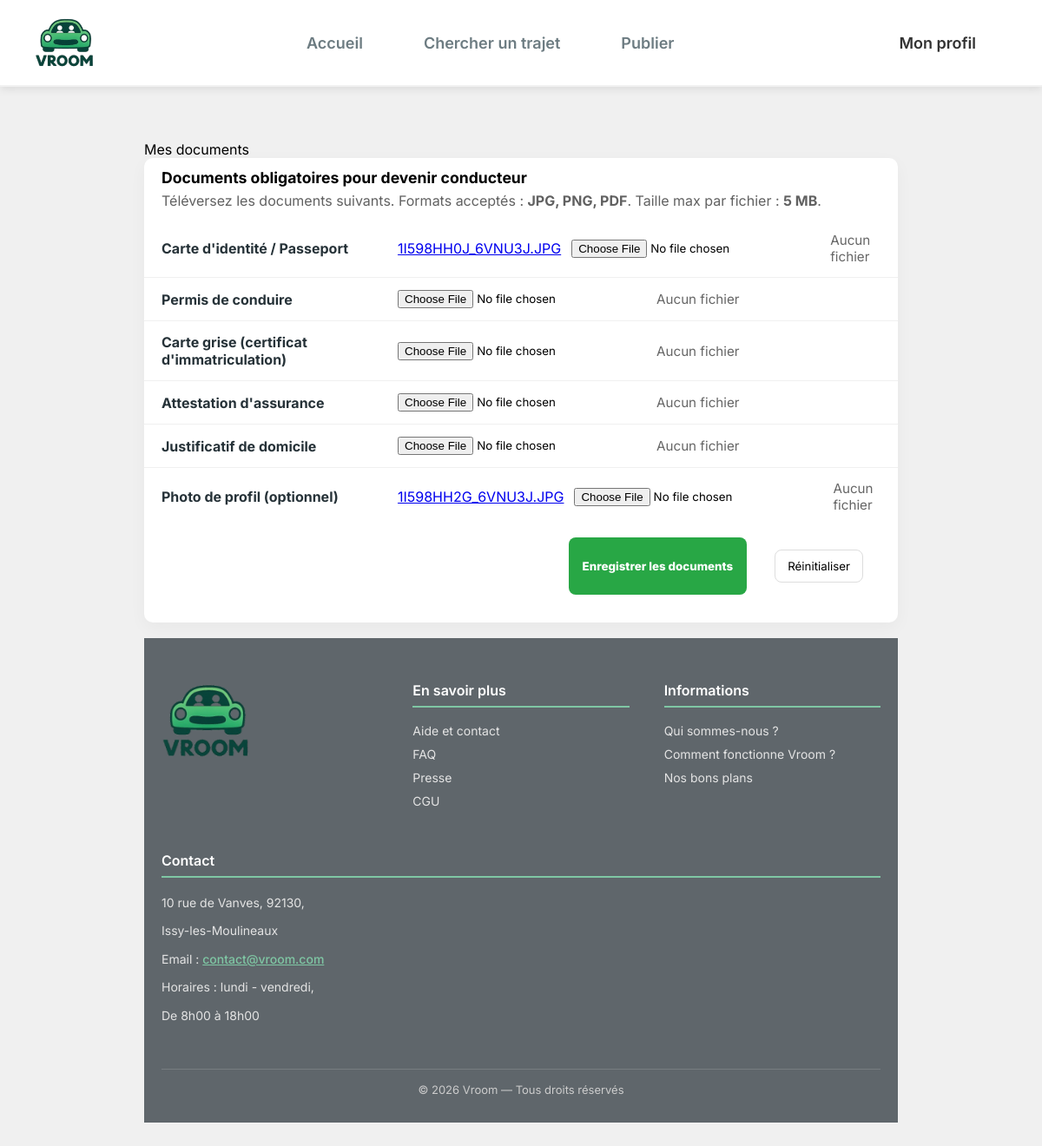
The page /index.php?page=mes_documents (signed in) on the database as committed earlier.
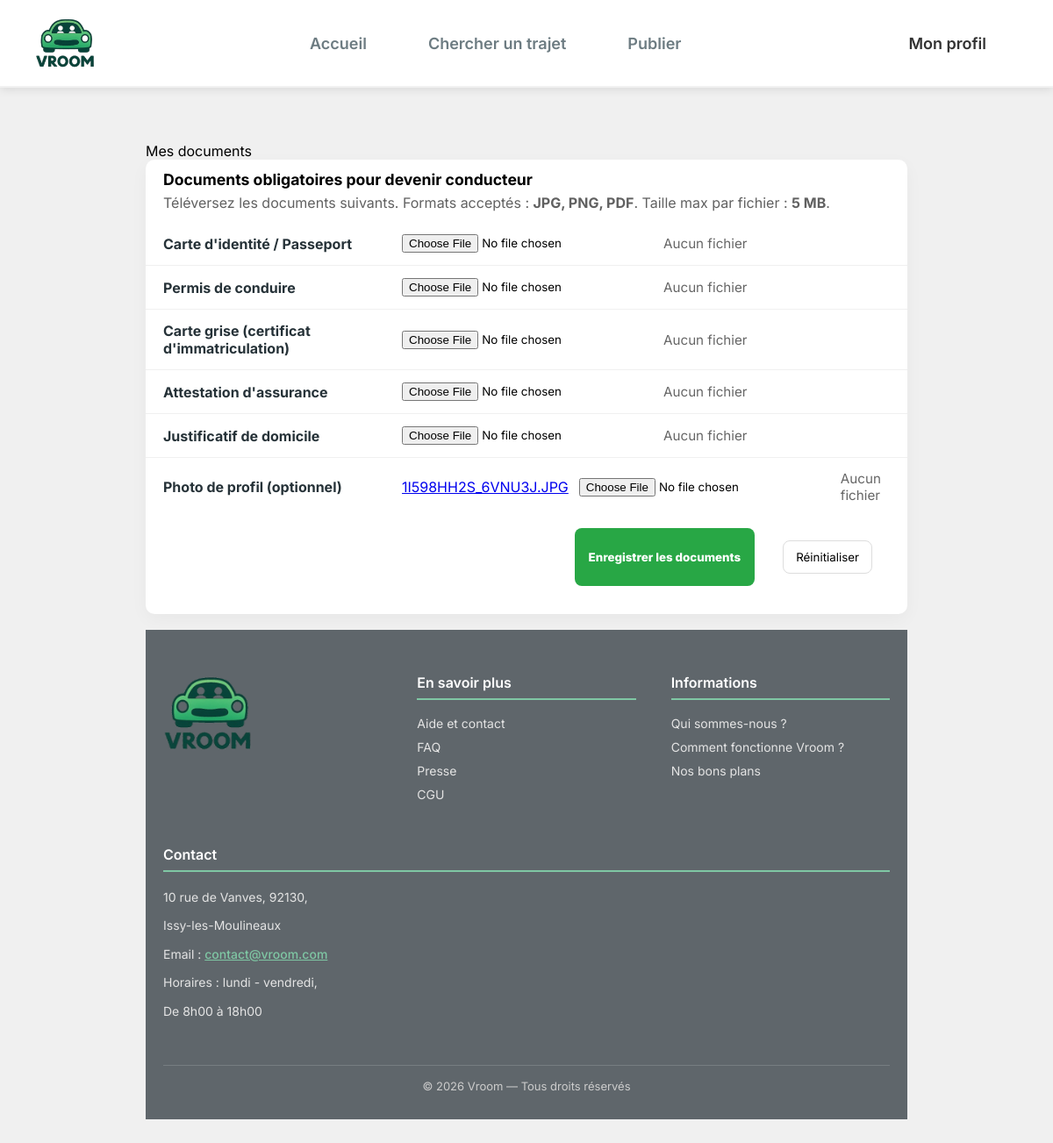
The same page on the database as committed later.
### tables this page shows
CREATE TABLE `documents_utilisateur` (
  `id` bigint(20) UNSIGNED NOT NULL,
  `id_utilisateur` bigint(20) UNSIGNED NOT NULL,
  `type_document` enum('piece_identite','permis','carte_grise','assurance','justificatif_domicile','avatar') NOT NULL,
  `nom_fichier` varchar(255) NOT NULL,
  `chemin_fichier` varchar(255) NOT NULL,
  `mime_type` varchar(100) NOT NULL,
  `taille_fichier` int(11) NOT NULL,
  `statut` enum('en_attente','valide','refuse') DEFAULT 'en_attente',
  `date_expiration` date DEFAULT NULL,
  `date_creation` timestamp NOT NULL DEFAULT current_timestamp()
);

### Controleur/c_profil.php (called while the page is built, shortened)
<?php
require_once __DIR__ . '/../Modele/documents.php';
class c_mes_documents {
    public function afficher(): void {
        $id_utilisateur = $_SESSION['user_id'];
        $documents = Documents::getByUser($id_utilisateur);
        require __DIR__ . '/../Vue/head.php';
        require __DIR__ . '/../Vue/pages/v_mes_documents.php';
        require __DIR__ . '/../Vue/footer.php';
    }
}
?>

### Modele/documents.php (called while the page is built, shortened)
<?php
class Documents {
    public static function getByUser(int $id_utilisateur): array {
        $bd = dbConnect();
        $stmt = $bd->prepare("SELECT * FROM documents_utilisateur WHERE id_utilisateur = ?");
        $stmt->execute([$id_utilisateur]);
        $docs = $stmt->fetchAll(PDO::FETCH_ASSOC);
        $result = [];
        foreach ($docs as $doc) {
            $result[$doc['type_document']] = $doc;
        }
        return $result;
    }
}
?>

### Vue/pages/v_mes_documents.php (the view, shortened to what the changed rows need)
<body>
        <div class="page-container">
            <div class="main-content">
                <div class="info-card">
                    <h2 class="card-title">Documents obligatoires pour devenir conducteur</h2>
                    <form id="documents-form" method="post" action="index.php?page=mes_documents&action=envoyer" enctype="multipart/form-data">
                    <?php $doc = $documents['piece_identite'] ?? null; ?>
                        <div class="doc-item">
                            <div class="doc-controls">
                                 <?php if($doc): ?>
                                    <div class="existing-doc">
                                        <a href="<?= htmlspecialchars($doc['chemin_fichier']) ?>" target="_blank"><?= htmlspecialchars($doc['nom_fichier']) ?></a>
                                    </div>
                                <?php endif; ?>
                            </div>
                        </div>
                        <?php $doc = $documents['avatar'] ?? null; ?>
                        <div class="doc-item">
                            <div class="doc-controls">
                                <?php if($doc): ?>
                                    <div class="existing-doc">
                                        <a href="<?= htmlspecialchars($doc['chemin_fichier']) ?>" target="_blank"><?= htmlspecialchars($doc['nom_fichier']) ?></a>
                                    </div>
                                <?php endif; ?>
                            </div>
                        </div>
                    </form>
                </div>
            </div>
        </div>
</body>

Rows that differ between the two databases and show on the page:
removed documents_utilisateur: nom_fichier "1I598HH0J_6VNU3J.JPG"
added documents_utilisateur: nom_fichier "1I598HH2S_6VNU3J.JPG"
Other text that changed with them:
$doc['nom_fichier']: "1I598HH2G_6VNU3J.JPG" → (not shown)
